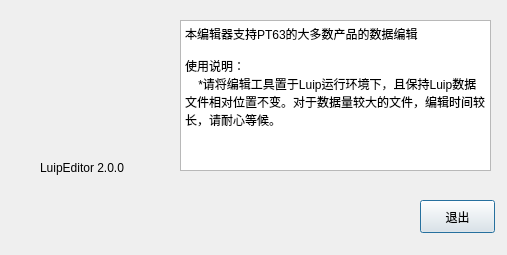
<?xml version="1.0" encoding="UTF-8"?>
<ui version="4.0">
 <class>AboutDialog</class>
 <widget class="QDialog" name="AboutDialog">
  <property name="geometry">
   <rect>
    <x>0</x>
    <y>0</y>
    <width>507</width>
    <height>255</height>
   </rect>
  </property>
  <property name="windowTitle">
   <string>关于</string>
  </property>
  <property name="windowIcon">
   <iconset resource="main.qrc">
    <normaloff>:/icon/LuipEditor</normaloff>:/icon/LuipEditor</iconset>
  </property>
  <widget class="QPushButton" name="btnExit">
   <property name="geometry">
    <rect>
     <x>420</x>
     <y>200</y>
     <width>75</width>
     <height>33</height>
    </rect>
   </property>
   <property name="minimumSize">
    <size>
     <width>0</width>
     <height>33</height>
    </size>
   </property>
   <property name="text">
    <string>退出</string>
   </property>
  </widget>
  <widget class="QLabel" name="label">
   <property name="geometry">
    <rect>
     <x>20</x>
     <y>20</y>
     <width>131</width>
     <height>131</height>
    </rect>
   </property>
   <property name="text">
    <string/>
   </property>
   <property name="pixmap">
    <pixmap resource="main.qrc">:/icon/LuipEditor</pixmap>
   </property>
  </widget>
  <widget class="QLabel" name="label_3">
   <property name="geometry">
    <rect>
     <x>40</x>
     <y>160</y>
     <width>101</width>
     <height>16</height>
    </rect>
   </property>
   <property name="text">
    <string>LuipEditor 2.0.0</string>
   </property>
  </widget>
  <widget class="QTextBrowser" name="textBrowser">
   <property name="geometry">
    <rect>
     <x>180</x>
     <y>20</y>
     <width>311</width>
     <height>151</height>
    </rect>
   </property>
   <property name="html">
    <string>&lt;!DOCTYPE HTML PUBLIC &quot;-//W3C//DTD HTML 4.0//EN&quot; &quot;http://www.w3.org/TR/REC-html40/strict.dtd&quot;&gt;
&lt;html&gt;&lt;head&gt;&lt;meta name=&quot;qrichtext&quot; content=&quot;1&quot; /&gt;&lt;style type=&quot;text/css&quot;&gt;
p, li { white-space: pre-wrap; }
&lt;/style&gt;&lt;/head&gt;&lt;body style=&quot; font-family:'SimSun'; font-size:9pt; font-weight:400; font-style:normal;&quot;&gt;
&lt;p style=&quot; margin-top:0px; margin-bottom:0px; margin-left:0px; margin-right:0px; -qt-block-indent:0; text-indent:0px;&quot;&gt;&lt;span style=&quot; color:#000000;&quot;&gt;本编辑器支持PT63的大多数产品的数据编辑&lt;/span&gt;&lt;/p&gt;
&lt;p style=&quot;-qt-paragraph-type:empty; margin-top:0px; margin-bottom:0px; margin-left:0px; margin-right:0px; -qt-block-indent:0; text-indent:0px;&quot;&gt;&lt;br /&gt;&lt;/p&gt;
&lt;p style=&quot; margin-top:0px; margin-bottom:0px; margin-left:0px; margin-right:0px; -qt-block-indent:0; text-indent:0px;&quot;&gt;使用说明：&lt;/p&gt;
&lt;p style=&quot; margin-top:0px; margin-bottom:0px; margin-left:0px; margin-right:0px; -qt-block-indent:0; text-indent:0px;&quot;&gt;    *请将编辑工具置于Luip运行环境下，且保持Luip数据文件相对位置不变。对于数据量较大的文件，编辑时间较长，请耐心等候。&lt;/p&gt;&lt;/body&gt;&lt;/html&gt;</string>
   </property>
  </widget>
 </widget>
 <resources>
  <include location="main.qrc"/>
 </resources>
 <connections>
  <connection>
   <sender>btnExit</sender>
   <signal>clicked()</signal>
   <receiver>AboutDialog</receiver>
   <slot>close()</slot>
   <hints>
    <hint type="sourcelabel">
     <x>356</x>
     <y>266</y>
    </hint>
    <hint type="destinationlabel">
     <x>264</x>
     <y>204</y>
    </hint>
   </hints>
  </connection>
 </connections>
</ui>
